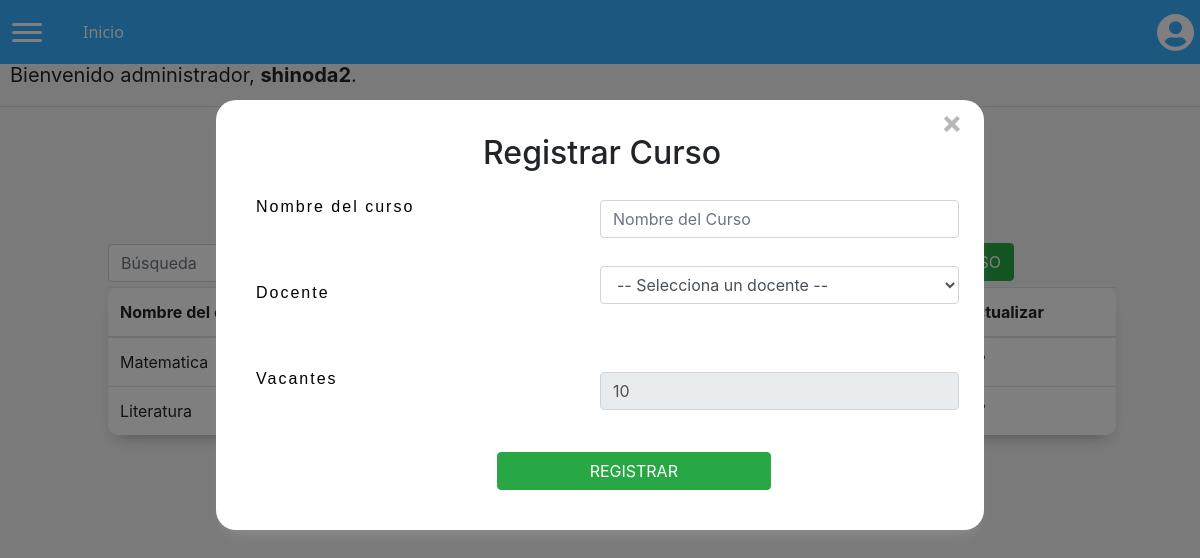
/crearcurso (signed in), run on an earlier commit of the app's database.
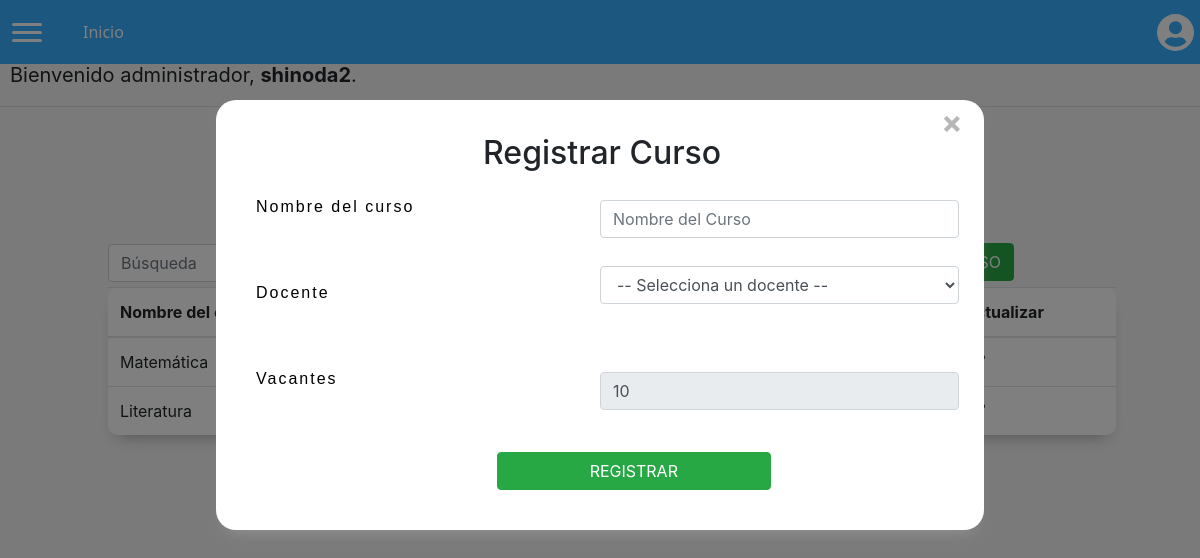
And on a later commit of the database.
### matricula/models.py (models this page shows)
class Curso(models.Model):
    nombreCurso = models.CharField(max_length=255, unique=True)
    profesor = models.ForeignKey(Profesor, on_delete=models.CASCADE, related_name="profesor")
    activo = models.BooleanField()
    vacantes = models.IntegerField(default=0)

### matricula/views.py (the view, shortened to what this page needs)
# urls.py: path('crearcurso', views.crearCurso, name='crearcurso'),
@login_required(login_url='/login')
def crearCurso(request):
    return render(request, "matricula/crearcurso.html", {
        'profesores': Profesor.objects.all(),
        'cursos': Curso.objects.all()
        })

### matricula/templates/matricula/crearcurso.html (shortened to what this page needs)
{% extends "matricula/layout.html" %}
{% block body %}
<div id="Form">
    <h2 id="formTitle">Registrar Curso</h2>
    <form action="{% url 'crearcurso' %}" method="post">
        <div id="registerForm">
            <div class="form-group row">
                <p class="col-sm-6">Nombre del curso</p>
                <input id="txtNombreCurso" autofocus class="form-control col-sm-6" type="text" name="nombreCurso" placeholder="Nombre del Curso" maxlength="50" required>
            </div>
            <div class="form-group row">
                <p class="col-sm-6">Docente</p>
                <select id="selectDocente" class="form-control col-sm-6" name="profesor" placeholder="Docente" required>
                    <option disabled selected value> -- Selecciona un docente -- </option>
                </select>
            </div>
            <div class="form-group row">
                <p class="col-sm-6">Vacantes</p>
                <input autofocus class="form-control col-sm-6" type="number" name="vacantes" placeholder="Vacantes" max="10" min="0" value="10" readonly required>
            </div>
        </div>
        <input id="btnShowConfirmation" class="btn btn-success" value="REGISTRAR" onclick="showConfirmation()" style="margin-left: 35%; margin-top: 14px;">
    </form>
</div>
<div style="margin-left: 35%; margin-bottom: 30px;">
    <h1 style="font-size: 40px;">Cursos registrados</h1>
</div>
<button id="options" class="btn btn-success" onclick="changeWindow()">NUEVO CURSO</button>
<div>
    <table id="tabla" class="table">
    <thead>
            <tr>
                <th scope="col">
                    Nombre del curso
                </th>
                <th scope="col">
                </th>
                <th scope="col">
                </th>
                <th scope="col">
                </th>
                <th scope="col">
                    Actualizar
                </th>
            </tr>
        </thead>
        <tbody>
            {% for curso in cursos %}
            <tr>
                <td scope="row">
                    {{curso.nombreCurso}}
                </td>
                <td scope="row">
                </td>
                <td scope="row">
                </td>
                <td scope="row">
                </td>
                <td scope="row">
                </td>
            </tr>
            {% endfor %}
        </tbody>
    </table>
</div>
{% endblock %}

What changed in the data, as far as the page shows it:
changed Curso: nombreCurso "Matematica" → "Matemática"
